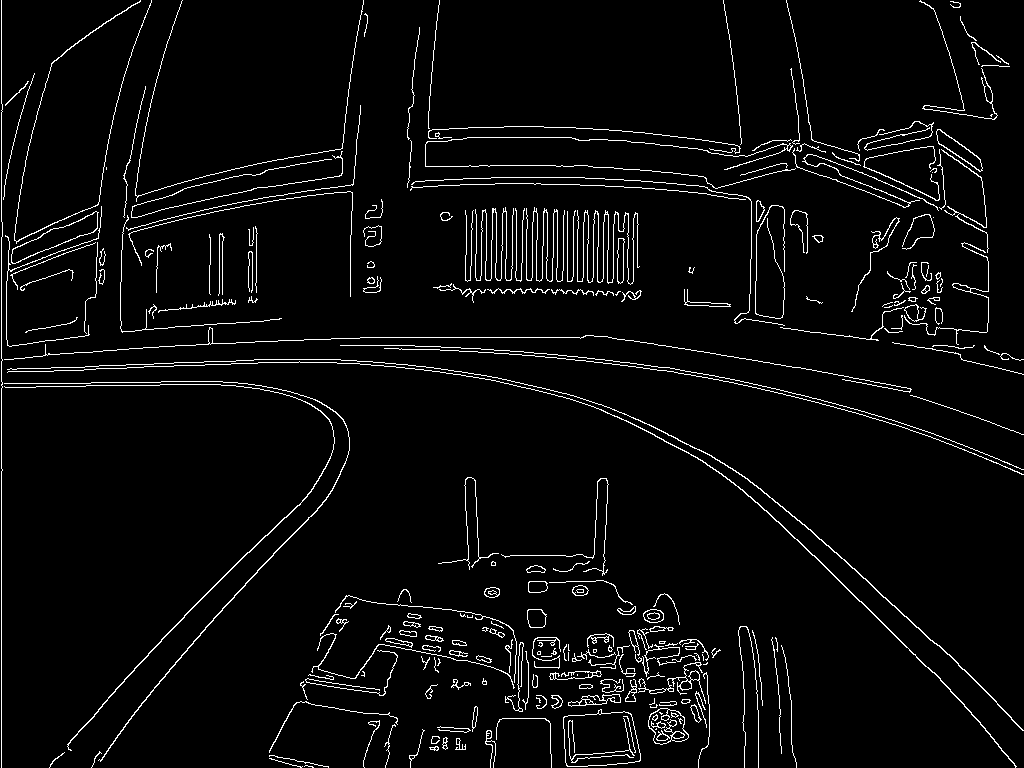
#> input picture hough-video/curve.png, 1024 x 768 px
$ python -i curve.py   (imports and definitions only)
#> lines starting #> are read from the running program, lines starting #| are printed output that depends on the picture
#> further down, picture is the input picture: shape (768, 1024, 3); 4% white in thin lines or dots
import cv2
import time
import numpy as np

def canny(image):
    # Get canny image (remove blur and apply scale)
    gray = cv2.cvtColor(image, cv2.COLOR_RGB2GRAY)
#> gray: shape (768, 1024); 4% white in thin lines or dots
    blur = cv2.GaussianBlur(gray, (5, 5), 0)
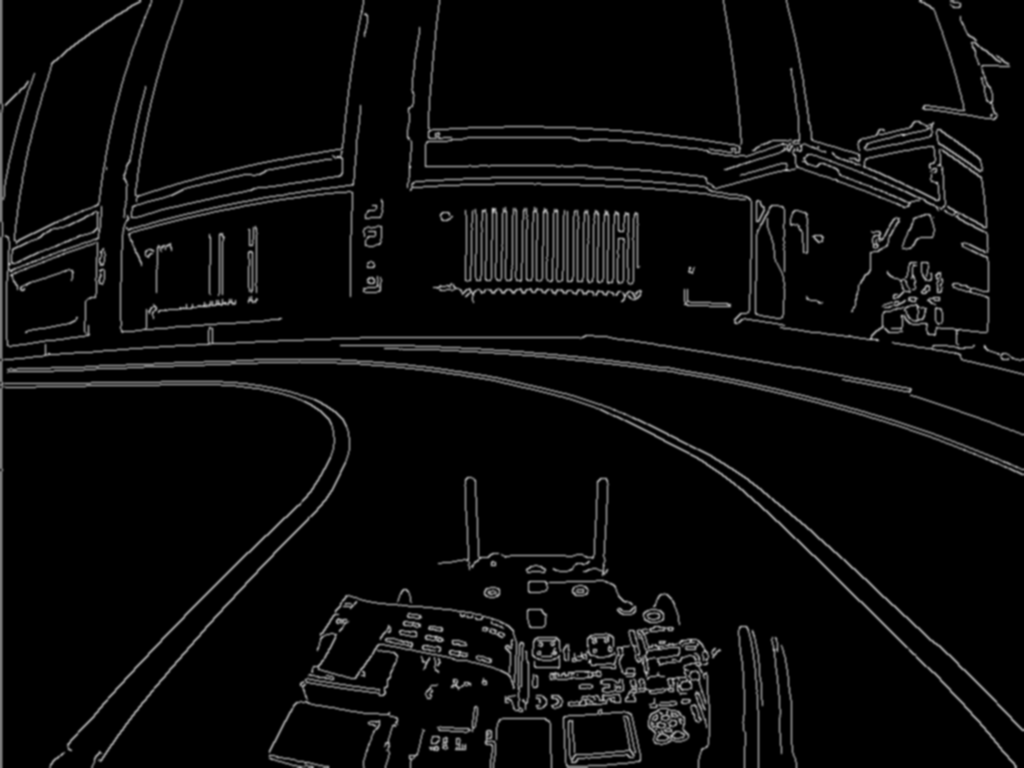
#> blur: shape (768, 1024); min 0, max 191, mean 10.4
    canny = cv2.Canny(blur, 50, 150)
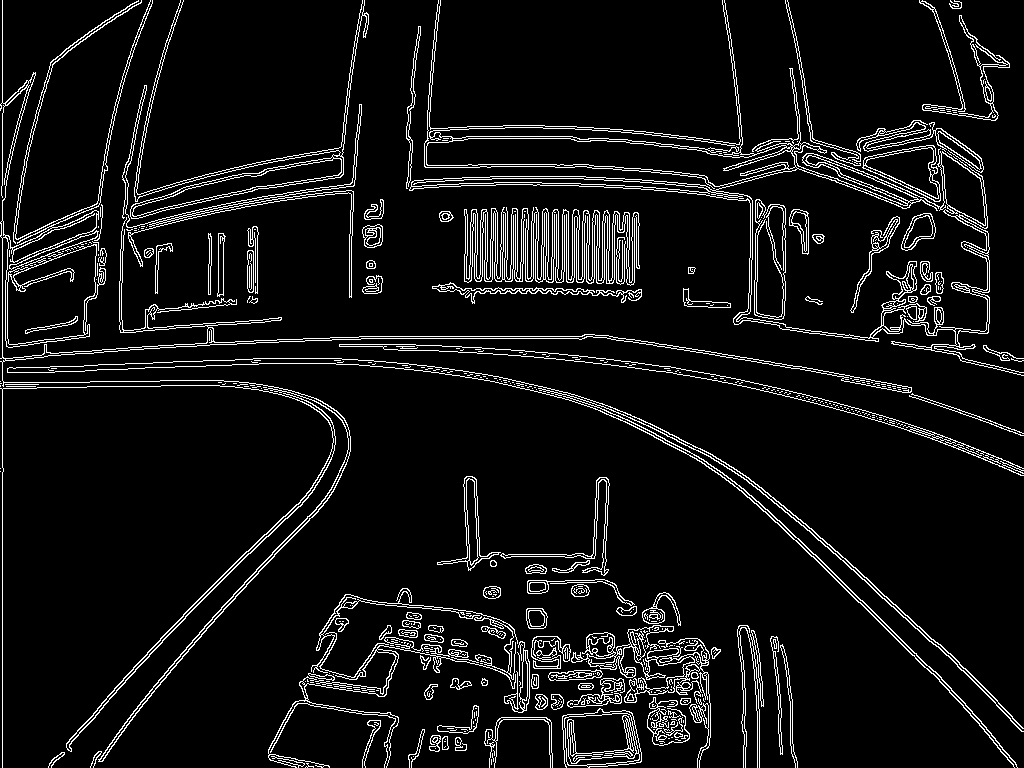
#> canny: shape (768, 1024); 7.2% white in thin lines or dots
    return canny


def region_of_interest(image):
    cropped_image = image[300:500, 250:850]
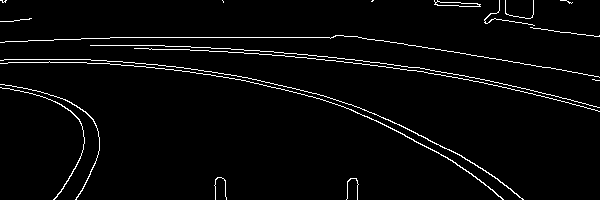
#> cropped_image: shape (200, 600, 3); 3.1% white in thin lines or dots
    return cropped_image


def detect_curve(frame):
    start_time = time.time()
    canny_image = canny(frame)
    canny_time = (time.time() - start_time) * 1000
    cropped_image = region_of_interest(frame)  # Use original colored frame
    cropped_time = (time.time() - start_time) * 1000

    # Convert to HSV color space
    hsv = cv2.cvtColor(frame, cv2.COLOR_BGR2HSV)
#> hsv: shape (768, 1024, 3); mean H, S, V 0, 0, 10.3

    # Define range of white color in HSV
    lower_white = np.array([0, 0, 200])
    upper_white = np.array([255, 100, 255])

    # Threshold the HSV image to get only white colors
    mask = cv2.inRange(hsv, lower_white, upper_white)

    # Bitwise-AND mask and original image
    white_pixels = cv2.bitwise_and(frame, frame, mask=mask)

    #cv2.imshow("cropped", cropped_image)
    cv2.imshow("white_pixels", white_pixels)

>>> import cv2
>>> picture = cv2.imread('curve.png')
>>> result = detect_curve(picture)
